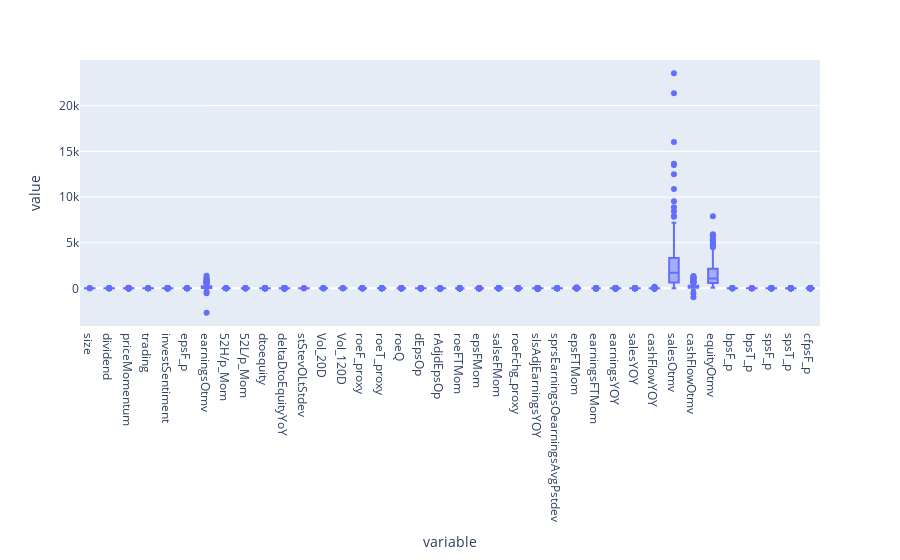

The code cell stored with this chart in its notebook:
### Code cell
fig = px.box(df, y=factor_ls)
fig.show()

### Figure 1 — Plotly figure (JSON) as saved in the notebook; plotly's stock layout.template omitted (floating-point values rounded to 4 significant figures; data arrays with more than 128 entries replaced by an {"elided": "..."} marker saying what was removed)
{"data": [{"alignmentgroup": "True", "hovertemplate": "variable=%{x}<br>value=%{y}<extra></extra>", "legendgroup": "", "marker": {"color": "#636efa"}, "name": "", "notched": false, "offsetgroup": "", "orientation": "v", "showlegend": false, "type": "box", "x": {"elided": "7600 str values"}, "x0": " ", "xaxis": "x", "y": {"elided": "7600 float values"}, "y0": " ", "yaxis": "y"}], "layout": {"autosize": true, "boxmode": "group", "legend": {"tracegroupgap": 0}, "margin": {"t": 60}, "xaxis": {"anchor": "y", "autorange": true, "domain": [0, 1], "range": [-0.5, 37.5], "title": {"text": "variable"}, "type": "category"}, "yaxis": {"anchor": "x", "autorange": true, "domain": [0, 1], "range": [-4122.0, 24990.0], "title": {"text": "value"}, "type": "linear"}}}
